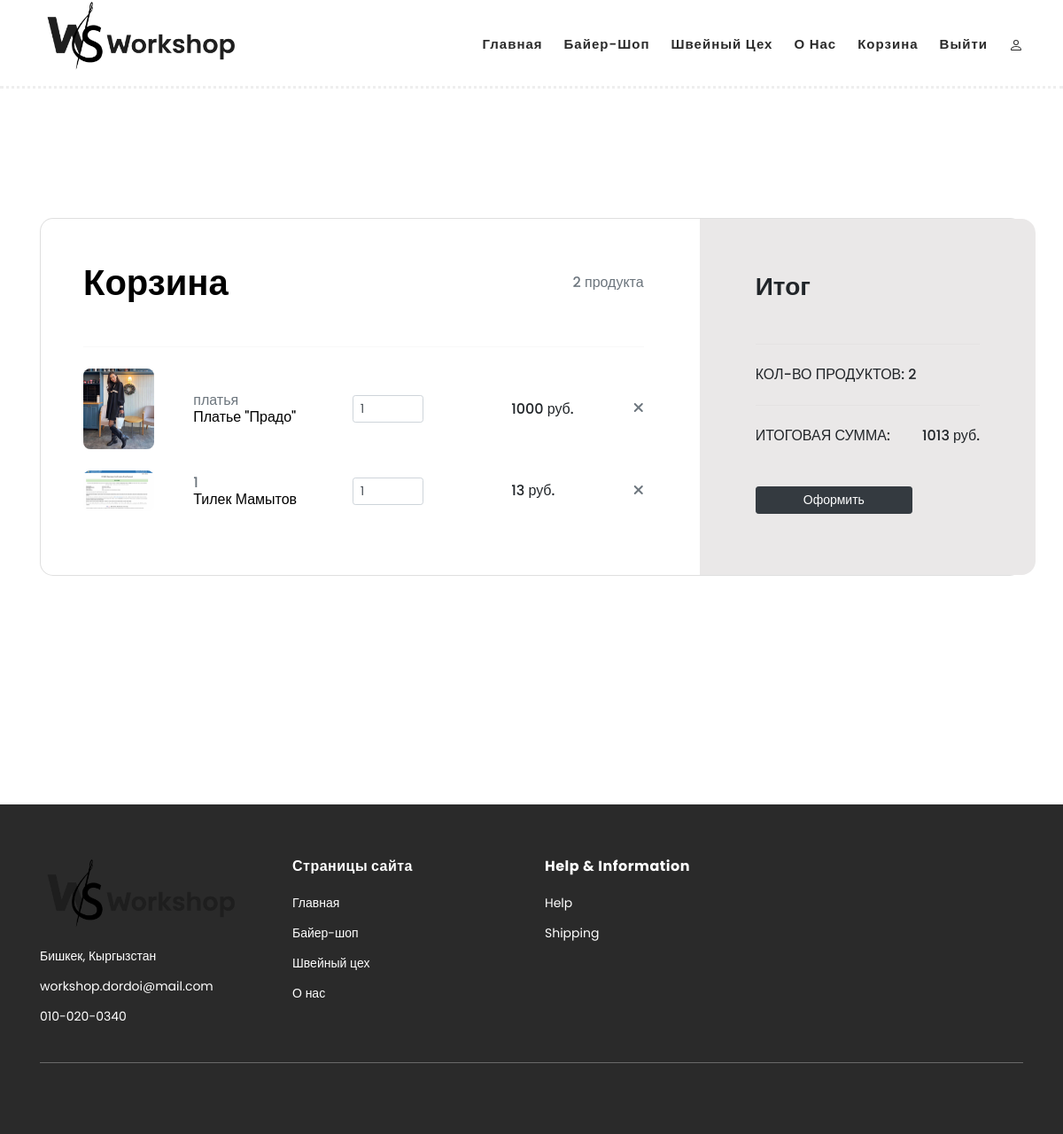
The app's page /product-order/ (signed in) with its own data.
### buyershop/models.py (models this page shows, shortened)
class OrderItem(models.Model):
    product = models.ForeignKey(
        Product,
        on_delete=models.PROTECT,
        related_name='items',
        verbose_name=_('Продукт')
    )
    order = models.ForeignKey(
        Order,
        on_delete=models.PROTECT,
        related_name='orderitems',
        verbose_name=_('Заказ')
    )
    quantity = models.PositiveIntegerField(
        verbose_name=_('Количество'),
        default=1,
        null=True,
        blank=True)
    created_date = models.DateTimeField(
        verbose_name=_('Дата создания заказа'),
        auto_now_add=True,
    )
    update_date = models.DateTimeField(
        verbose_name=_('Дата изменения заказа'),
        auto_now=True)
    is_active = models.BooleanField(
        verbose_name=_('Заказ активен'),
        default=True,
    )
    class Meta:
        verbose_name = 'Детали заказа'
        verbose_name_plural = 'Детали заказов'

class Product(models.Model):
    name = models.CharField(
        verbose_name=_('Название продукта'),
        max_length=255,
    )
    slug = models.SlugField(
        max_length=255,
        unique=True,
        db_index=True,
        verbose_name=_('URL')
    )
    cover = models.ImageField(
        verbose_name=_('Главное фото продукта'),
        upload_to='media/images',
    )
    price = models.DecimalField(
        verbose_name=_('Цена продукта'),
        decimal_places=2,
        max_digits=12
    )
    description = models.TextField(
        verbose_name=_('Описание продукта'),
    )
    category = models.ForeignKey(
        Category,
        on_delete=models.PROTECT,
        related_name='products',
        verbose_name=_('Категория продукта'),
    )
    sex = models.CharField(
        max_length=125,
        choices=(
            ('Мужское', 'Мужское'),
            ('Женское', 'Женское'),
            ('Детское', 'Детское'),
            ('Унисекс', 'Унисекс')
        ),
        verbose_name='Пол'
    )
    created_date = models.DateTimeField(
        verbose_name=_('Дата создания продукта'),
        auto_now_add=True,
    )
    update_date = models.DateTimeField(
        verbose_name=_('Дата изменения продукта'),
        auto_now=True)
    is_active = models.BooleanField(
        verbose_name=_('Заказ активен'),
        default=True,
    )
    class Meta:
        verbose_name = 'Продукт'
        verbose_name_plural = 'Продукты'

class Category(models.Model):
    name = models.CharField(
        verbose_name=_('Название категории'),
        max_length=128,
    )
    slug = models.SlugField(
        max_length=255,
        unique=True,
        db_index=True,
        verbose_name=_('URL')
    )
    created_date = models.DateTimeField(
        verbose_name=_('Дата создания категории'),
        auto_now_add=True,
    )
    updated_date = models.DateTimeField(
        verbose_name=_('Дата изменения категории'),
        auto_now=True,
    )
    is_active = models.BooleanField(
        verbose_name=_('Категория активна'),
        default=True,
    )
    def __str__(self):
        return self.name
    class Meta:
        verbose_name = 'Категория'
        verbose_name_plural = 'Категории'

### buyershop/views.py (the view, shortened to what this page needs)
# urls.py: path('product-order/', views.OrderItemsListView.as_view(), name='product_order'),
class OrderItemsListView(ListView):
    template_name = 'buyershop/product-order.html'
    queryset = OrderItem.objects.filter(order__status='До ожидании').annotate(
        total_price=F('product__price') * F('quantity')
    )
    context_object_name = 'order_items'
    def get_queryset(self):
        qs = super().get_queryset()
        user = self.request.user
        qs = qs.filter(order__user=user)
        return qs
    def get_context_data(self, *args, **kwargs):
        context = super().get_context_data(*args, **kwargs)
        context['grant_total'] = context['order_items'].aggregate(grand_total=Sum('total_price'))['grand_total']
        return context

### buyershop/templates/buyershop/product-order.html (shortened to what this page needs)
{% extends 'base.html' %}
{% load static %}
{% block content %}
<div class="mt-5">
	<form method="post" action=".">
		<section class="h-100 h-custom mt-5" style="background-color: #00000;">
			<div class="container py-5 h-100">
				<div class="row d-flex justify-content-center align-items-center h-100">
					<div class="col-12">
						<div class="card card-registration card-registration-2" style="border-radius: 15px;">
							<div class="card-body p-0">
								<div class="row g-0">
									<div class="col-lg-8">
										<div class="p-5 first-part">
											<div class="d-flex justify-content-between align-items-center mb-5">
												<h1 class="fw-bold mb-0 text-black">Корзина</h1>
												<h6 class="mb-0 text-muted">{{ order_items.count }} продукта</h6>
											</div>
											<hr class="my-4">
											{% for order_item in order_items %}
											<div class="row mb-4 d-flex justify-content-between align-items-center">
												<div class="col-md-2 col-lg-2 col-xl-2">
													<img
															src="{{ order_item.product.cover.url }}"
															class="img-fluid rounded-3">
												</div>
												<div class="col-md-3 col-lg-3 col-xl-3">
													<h6 class="text-muted">{{ order_item.product.category }}</h6>
													<h6 class="text-black mb-0">{{ order_item.product.name }}</h6>
												</div>
												<div class="col-md-3 col-lg-3 col-xl-2 d-flex">
													<input id="order-{{ order_item.id }}" data-price="{{ order_item.product.price }}" min="0" name="{{ order_item.id }}" value="{{ order_item.quantity }}" type="number"
														   class="form-control form-control-sm quantity"
													/>
												</div>
												<div class="col-md-3 col-lg-2 col-xl-2 offset-lg-1">
													<h6 id="price-{{order_item.id}}" class="mb-0 total_price">{{ order_item.total_price }} руб.</h6>
												</div>
												<div class="col-md-1 col-lg-1 col-xl-1 text-end">
													<a href="#!" class="text-muted"><i class="fas fa-times"></i></a>
												</div>
											</div>
											{% endfor %}
										</div>
									</div>
									<div class="col-lg-4  bg-grey">
										<div class="p-5">
											<h3 class="fw-bold mb-5 mt-2 pt-1">Итог</h3>
											<hr class="my-4">
											<div class="d-flex justify-content-between mb-4">
												<h6 class="text-uppercase">Кол-во продуктов: {{ order_items.count }}</h6>
											</div>
											<hr class="my-4">
											<div class="d-flex justify-content-between mb-5">
												<h6 class="text-uppercase">Итоговая сумма: </h6>
												<h6 id="grant_total">{{ grant_total }} руб.</h6>
											</div>
											<button type="submit" class="btn btn-dark btn-block btn-sm" data-mdb-ripple-color="dark">Оформить</button>
										</div>
									</div>
								</div>
							</div>
						</div>
					</div>
				</div>
			</div>
		</section>
	</form>
</div>
{% endblock content %}

### buyershop/templates/base.html (shortened to what this page needs)
<!DOCTYPE html>
{% load static %}
<html lang="ru">
  <head>
    <link href="https://cdn.jsdelivr.net/npm/bootstrap@5.3.0-alpha3/dist/css/bootstrap.min.css" rel="stylesheet">
        <link rel="stylesheet" type="text/css" href="{% static 'css/bootstrap.min.css' %}">
        <link rel="stylesheet" type="text/css" href="{% static 'css/font-awesome.css' %}">
        <link rel="stylesheet" href="{% static 'css/templatemo-hexashop.css' %}">
        <link rel="stylesheet" href="{% static 'css/owl-carousel.css' %}">
        <link rel="stylesheet" href="{% static 'css/lightbox.css' %}">
  </head>
  <body>
    <header class="header-area header-sticky">
        <div class="container">
            <div class="row">
                <div class="col-12">
                    <nav class="main-nav">
                        <a style="display:flex!important; align-items:center; justify-content:center;" href="{% url 'index' %}" class="logo">
                            <img src="{% static 'images/logo.png' %}" style="width: 220px;">
                        </a>
                        <ul class="nav">
                            <li class="scroll-to-section"><a href="{% url 'index' %}">Главная</a></li>
                            <li class="scroll-to-section"><a href="{% url 'product_list' %}">Байер-шоп</a></li>
                            <li class="scroll-to-section"><a href="{% url 'textile' %}">Швейный цех</a></li>
                            <li class="scroll-to-section"><a href="{% url 'about_us' %}">О нас</a></li>
                            {% if user.is_authenticated %}
                            <li class="scroll-to-section"><a href="{% url 'product_order' %}">Корзина</a></li>
                            {% endif %}
                            {% if user.is_authenticated %}
                            <li class="scroll-to-section"><a href="{% url 'exit' %}">Выйти</a></li>
                            <li class="scroll-to-section"><a href="{% url 'personal_area' %}"></a></li>
                            {% endif %}
                        </ul>
                    </nav>
                </div>
            </div>
        </div>
    </header>
    {% block content %}
    {% endblock content %}
    <footer>
        <div class="container">
            <div class="row">
                <div class="col-lg-3">
                    <div class="first-item">
                        <div class="logo">
                            <img src="{% static 'images/logo.png' %}" style="width: 220px;" alt="hexashop ecommerce templatemo">
                        </div>
                        <ul>
                            <li><a href="#">Бишкек, Кыргызстан</a></li>
                            <li><a href="#">workshop.dordoi@mail.com</a></li>
                            <li><a href="#">010-020-0340</a></li>
                        </ul>
                    </div>
                </div>
                <div class="col-lg-3">
                    <h4>Страницы сайта</h4>
                    <ul>
                        <li class="scroll-to-section"><a href="{% url 'index' %}" class="active">Главная</a></li>
                        <li class="scroll-to-section"><a href="{% url 'product_list' %}">Байер-шоп</a></li>
                        <li class="scroll-to-section"><a href="{% url 'textile' %}">Швейный цех</a></li>
                        <li class="scroll-to-section"><a href="{% url 'about_us' %}">О нас</a></li>
                    </ul>
                </div>
                <div class="col-lg-3">
                    <h4>Help &amp; Information</h4>
                    <ul>
                        <li><a href="#">Help</a></li>
                        <li><a href="#">Shipping</a></li>
                    </ul>
                </div>
                <div class="col-lg-12">
                    <div class="under-footer">
                    </div>
                </div>
            </div>
        </div>
    </footer>
  </body>
</html>

### static/css/templatemo-hexashop.css (style rules this page uses)
html, body, div, span, applet, object, iframe, h1, h2, h3, h4, h5, h6, p, blockquote, div pre, a, abbr, acronym, address, big, cite, code, del, dfn, em, font, img, ins, kbd, q, s, samp, small, strike, strong, sub, sup, tt, var, b, u, i, center, dl, dt, dd, ol, ul, li, figure, header, nav, section, article, aside, footer, figcaption { margin: 0; padding: 0; border: 0; outline: 0; }
ul, li { padding: 0; margin: 0; list-style: none; }
header, nav, section, article, aside, footer, hgroup { display: block; }
* { box-sizing: border-box; }
html, body { font-family: 'Poppins', sans-serif; font-weight: 400; background-color: #fff; font-size: 16px; -ms-text-size-adjust: 100%; -webkit-font-smoothing: antialiased; -moz-osx-font-smoothing: grayscale; }
a { text-decoration: none !important; }
h1, h2, h3, h4, h5, h6 { margin-top: 0px; margin-bottom: 0px; }
ul { margin-bottom: 0px; }
html, body { background: #fff; font-family: 'Poppins', sans-serif; }
.header-area { border-bottom: 3px dotted #eee; box-shadow: none; background-color: #fff; position: absolute; top: 0px; left: 0px; right: 0px; z-index: 100; height: 100px; -webkit-transition: all .5s ease 0s; -moz-transition: all .5s ease 0s; -o-transition: all .5s ease 0s; transition: all .5s ease 0s; }
.header-area .main-nav { min-height: 80px; background: transparent; }
.header-area .main-nav .logo { line-height: 100px; color: #fff; font-size: 28px; font-weight: 700; text-transform: uppercase; letter-spacing: 2px; float: left; -webkit-transition: all 0.3s ease 0s; -moz-transition: all 0.3s ease 0s; -o-transition: all 0.3s ease 0s; transition: all 0.3s ease 0s; }
.header-area .main-nav .nav { float: right; margin-top: 30px; margin-right: 0px; background-color: transparent; -webkit-transition: all 0.3s ease 0s; -moz-transition: all 0.3s ease 0s; -o-transition: all 0.3s ease 0s; transition: all 0.3s ease 0s; position: relative; z-index: 999; }
.header-area .main-nav .nav li { padding-left: 15px; padding-right: 15px; }
.header-area .main-nav .nav li:last-child { padding-right: 0px; }
.header-area .main-nav .nav li a { display: block; font-weight: 600; font-size: 15px; color: #2a2a2a; text-transform: capitalize; -webkit-transition: all 0.3s ease 0s; -moz-transition: all 0.3s ease 0s; -o-transition: all 0.3s ease 0s; transition: all 0.3s ease 0s; height: 40px; line-height: 40px; border: transparent; letter-spacing: 1px; }
.header-area .main-nav .nav li a { color: #2a2a2a; }
.header-area.header-sticky { min-height: 80px; }
.header-area .nav { margin-top: 30px; }
@media (max-width: 1200px) { .header-area .main-nav .nav li { padding-left: 12px; padding-right: 12px; } }
@media (max-width: 1200px) { .header-area .main-nav:before { display: none; } }
@media (min-width: 767px) { .header-area .main-nav .nav { display: flex !important; } }
footer { margin-top: 60px; padding: 60px 0px 30px 0px; background-color: #2a2a2a; }
footer .logo { margin-bottom: 20px; }
footer ul li { display: block; margin-bottom: 10px; }
footer ul li a { font-size: 14px; color: #fff; transition: all .3s; }
footer h4 { letter-spacing: 0.5px; font-size: 16px; color: #fff; font-weight: 700; margin-bottom: 20px; }
footer .under-footer { margin-top: 30px; padding-top: 30px; text-align: center; border-top: 1px solid rgba(250,250,250,0.3); }
.quantity { display: inline-block; }
input, textarea { width: 100%; padding: 0.5rem; border: 1px solid #ccc; border-radius: 4px; }
button { padding: 0.5rem 1rem; border: none; border-radius: 4px; background-color: #007bff; color: #fff; font-size: 1rem; cursor: pointer; transition: background-color 0.3s ease; }
@media (min-width: 1025px) { .h-custom { height: 100vh !important; } }
.bg-grey { background-color: #eae8e8; }
@media (min-width: 992px) { .card-registration .bg-grey { border-top-right-radius: 16px; border-bottom-right-radius: 16px; } }

### records on screen
OrderItem: product.cover (picture), product.category "платья", product.name "Платье \"Прадо\"", quantity "1", total_price "1000"
OrderItem: product.cover (picture), product.category "1", product.name "Тилек Мамытов", quantity "1", total_price "13"

### other values on screen
{{ order_items.count }} "2"
{{ grant_total }} "1013"
